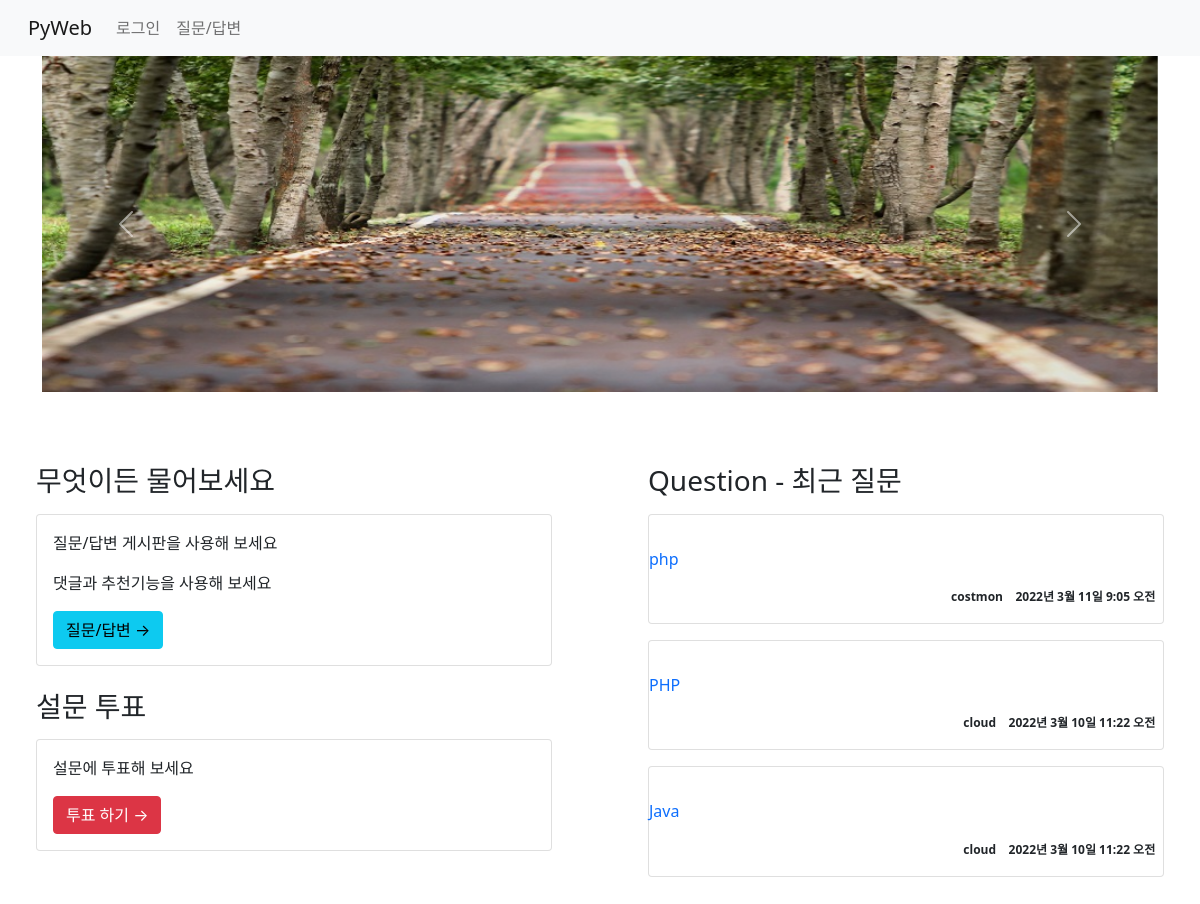
The page / on the database its author committed.
### board/models.py (models this page shows, shortened)
class Question(models.Model):
    subject = models.CharField(max_length=200)
    content = models.TextField()
    create_date = models.DateTimeField()  # not null
    modify_date = models.DateTimeField(null=True, blank=True)  #null 허용, blank- 폼 데이터 null
    author = models.ForeignKey(User, on_delete=models.CASCADE)  #User의 username와 외래키 설정

### board/views.py (the view)
# urls.py: path('', views.index, name='index'),  #127.0.0.1:8000/board/
def index(request):
    question_list = Question.objects.order_by('-pk')[:3]
    context = {'question_list':question_list}
    return render(request, 'board/index.html', context)

### templates/board/index.html (shortened to what this page needs)
{% extends 'base.html' %}
{% load static %}
{% block content %}
<div class="container">
  <div id="carouselExampleControls" class="carousel slide" data-bs-ride="carousel">
  <div class="carousel-inner">
    <div class="carousel-item active">
      <img src="{% static 'board/images/bg0.jpg' %}" class="d-block w-100" alt="배경화면1">
    </div>
  </div>
  <button class="carousel-control-prev" type="button" data-bs-target="#carouselExampleControls" data-bs-slide="prev">
    <span class="carousel-control-prev-icon" aria-hidden="true"></span>
  </button>
  <button class="carousel-control-next" type="button" data-bs-target="#carouselExampleControls" data-bs-slide="next">
    <span class="carousel-control-next-icon" aria-hidden="true"></span>
  </button>
  </div>
</div>
  <div class="row">
    <div class="col-6 p-5">
      <h3 class="mt-4">무엇이든 물어보세요</h3>
      <div class="card my-3">
        <div class="card-body">
          <p>질문/답변 게시판을 사용해 보세요</p>
          <p>댓글과 추천기능을 사용해 보세요</p>
          <a href="{% url 'board:boardlist' %}" class="btn btn-info">질문/답변 &rarr;</a>
        </div>
      </div>
      <h3 class="mt-4">설문 투표</h3>
      <div class="card my-3">
        <div class="card-body">
          <p>설문에 투표해 보세요</p>
          <a href="#" class="btn btn-danger">투표 하기 &rarr;</a>
        </div>
      </div>
    </div>
    <div class="col-6 p-5">
      <h3 class="mt-4">Question - 최근 질문</h3>
      {% for question in question_list %}
        <div class="card my-3">
          <p class="card-body p-2">
            <p>
              <a href="{% url 'board:detail' question.id %}"
                class="text-decoration-none">
                {{ question.subject }}
              </a>
            </p>
              <span class="badge text-dark text-right">
                {{ question.author }} &nbsp; &nbsp;{{ question.create_date }}
              </span>
          </p>
        </div>
      {% endfor %}
    </div>
  </div>
{% endblock %}

### rows shown on the page
Question: subject "php", author "costmon", create_date "2022년 3월 11일 9:05 오전"
Question: subject "PHP", author "cloud", create_date "2022년 3월 10일 11:22 오전"
Question: subject "Java", author "cloud", create_date "2022년 3월 10일 11:22 오전"
